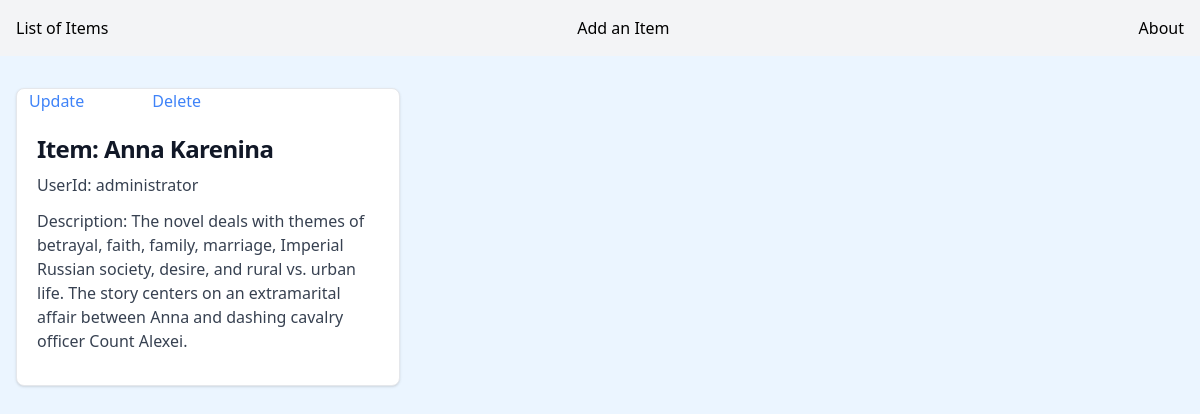
/1/, run on the app's committed database.
### items/models.py (models this page shows, shortened)
class Database(models.Model):
    item = models.CharField(max_length=64)
    userid = models.ForeignKey(get_user_model(), on_delete=models.CASCADE)
    description = models.TextField(max_length=255)
    image_url = models.URLField(default='none')

### accounts/models.py (models this page shows)
class CustomUser(AbstractUser):
    email = models.EmailField(verbose_name='email', max_length=160, unique=True)
    username = models.CharField(max_length=50, unique=True)
    age = models.IntegerField(null=True)
    birthday = models.DateField(null=True)
    def __str__(self):
        return self.username

### items/views.py (the view)
# urls.py: path('<int:pk>/', DatabaseDetailView.as_view(), name='detail'),
class DatabaseDetailView(DetailView):
    template_name = "detail.html"
    model = Database

### templates/detail.html (shortened to what this page needs)
{% extends 'base.html' %}
{%  block content %}
<div class="max-w-sm bg-white border border-gray-200 rounded-lg shadow dark:bg-gray-800 dark:border-gray-700" >
 <a class="ml-3 text-blue-500 hover:text-blue-800" href="{% url 'update' database.pk %}">Update </a>
    <a class="ml-16 text-blue-500 hover:text-blue-800" href="{% url 'delete' database.pk %}">Delete </a>
 <div class="p-5">
<h2 class="mb-2 text-2xl font-bold tracking-tight text-gray-900 dark:text-white">Item: {{ database.item }}</h2>
<p class="mb-3 font-normal text-gray-700 dark:text-gray-400">UserId: {{ database.userid }}</p>
<p class="mb-3 font-normal text-gray-700 dark:text-gray-400">Description: {{ database.description }}</p>
 </div>
</div>
{%  endblock content %}

### templates/base.html (shortened to what this page needs)
{% load compress %}
{% load static %}
<!doctype html>
<html lang="en">
<head>
    {% compress css %}
    <link rel="stylesheet" href="{% static 'src/output.css' %}">
    {% endcompress %}
</head>
<body class="bg-blue-50">
    <nav class="bg-gray-100 border-gray-200 dark:bg-gray-900">
        <div class="flex flex-wrap items-center justify-between max-w-screen-xl mx-auto p-4">
    <a href="{% url 'list' %}">List of Items</a>
            <a href="{% url 'create' %}">Add an Item</a>
    <a href="{% url 'about' %}">About</a>
        </div>
    </nav>
    <div class="container mx-auto mt-8 ml-4">
{% block content %}
{% endblock content %}
</div>
</body>
</html>

### data on the page
Database: item "Anna Karenina", userid "administrator", description "The novel deals with themes of betrayal, faith, family, marriage, Imperial Russian society, desire, and rural vs. urban life. The story centers on an extramarital affair between Anna and dashing cavalry officer Count Alexei."
